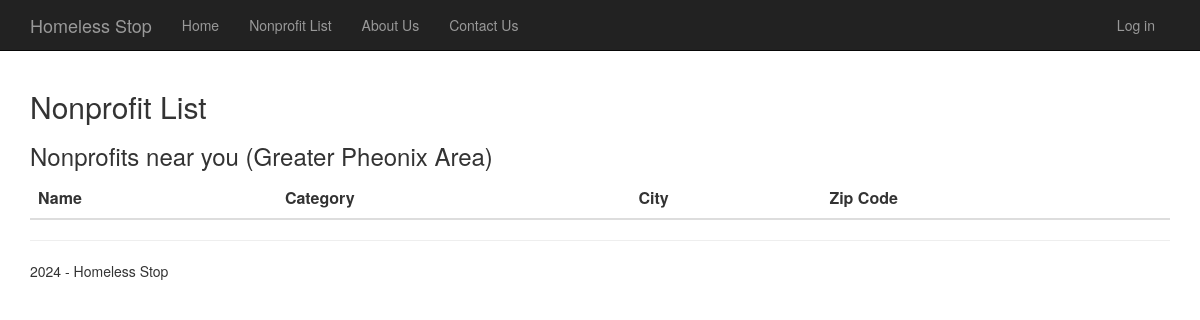
Page /nonprofitlist on the earlier database version.
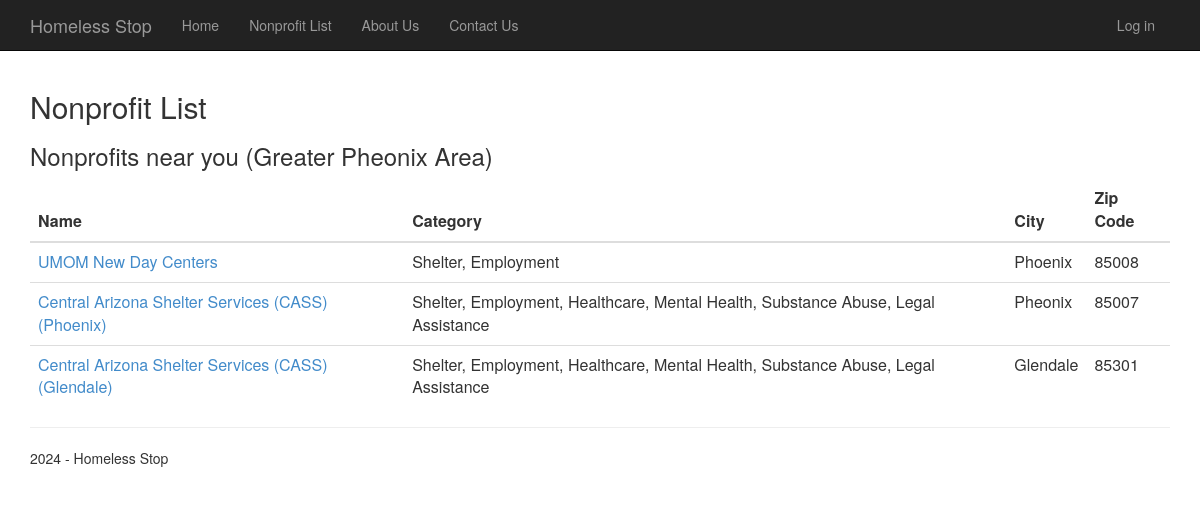
Same page on the later database version.
### app/models.py (models this page shows, shortened)
class Nonprofit(models.Model):
    name = models.CharField(max_length=50)
    type = models.CharField(max_length=500, blank=True, null=True)
    email = models.EmailField(unique=False)
    phone_number = models.CharField(max_length=20, blank=True, null=True)
    address = models.CharField(max_length=255, blank=True, null=True)
    city = models.CharField(max_length=100, blank=True, null=True)
    state = models.CharField(max_length=100, blank=True, null=True)
    zip_code = models.CharField(max_length=10, blank=True, null=True)
    country = models.CharField(max_length=100, blank=True, null=True)
    website = models.CharField(max_length=100, blank=True, null=True)
    created_at = models.DateTimeField(auto_now_add=True)
    updated_at = models.DateTimeField(auto_now=True)

### app/views.py (the view)
# urls.py: path('nonprofitlist', views.nonprofitlist, name='nonprofitlist'),
def nonprofitlist(request):
    assert isinstance(request, HttpRequest)
    nonprofits = Nonprofit.objects.all()
    return render(
        request,
        'app/nonprofitlist.html',
        {
            'title':'Nonprofit List',
            'message':'Your application description page.',
            'year':datetime.now().year,
            'nonprofits':nonprofits,
        }
    )

### app/templates/app/nonprofitlist.html
﻿{% extends "app/layout.html" %}
{% block content %}
<h2>{{ title }}</h2>
<h3>Nonprofits near you (Greater Pheonix Area)</h3>
<table id="nonprofitTable" class="table">
    <thead>
        <tr>
            <th> Name </th>
            <th> Category</th>
            <th> City </th>
            <th> Zip Code </th>
        </tr>
    </thead>
    <tbody>
        {% for nonprofit in nonprofits %}
        <tr>
            <td class="col-1">
               <a href="nonprofitdetails/{{nonprofit.id}}"> {{ nonprofit.name }} </a>
            </td>
            <td class="col-1">
                {{ nonprofit.type }}
            </td>
            <td class="col-1">
                {{ nonprofit.city }}
            </td>
            <td class="col-1">
                {{ nonprofit.zip_code }}
            </td>
        </tr>
        {% endfor %}
    </tbody>
</table>
    {% endblock %}

### app/templates/app/layout.html (shortened to what this page needs)
<!DOCTYPE html>
<html>
<head>
    {% load static %}
    <link rel="stylesheet" type="text/css" href="{% static 'app/content/bootstrap.min.css' %}" />
    <link rel="stylesheet" type="text/css" href="{% static 'app/content/site.css' %}" />
    <link rel="stylesheet" href="https://cdn.datatables.net/1.13.6/css/jquery.dataTables.min.css">
</head>
<body>
    <div class="navbar navbar-inverse navbar-fixed-top">
        <div class="container">
            <div class="navbar-header">
                <a href="/" class="navbar-brand">Homeless Stop</a>
            </div>
            <div class="navbar-collapse collapse">
                <ul class="nav navbar-nav">
                    <li><a href="{% url 'home' %}">Home</a></li>
                    <li><a href="{% url 'nonprofitlist' %}">Nonprofit List</a></li>
                    <li><a href="{% url 'about' %}">About Us</a></li>
                    <li><a href="{% url 'contact' %}">Contact Us</a></li>
                </ul>
                {% include 'app/loginpartial.html' %}
            </div>
        </div>
    </div>
    <div class="container body-content">
        {% block content %}{% endblock %}
        <hr />
        <footer>
            <p> {{ year }} - Homeless Stop</p>
        </footer>
    </div>
</body>
</html>

### app/templates/app/loginpartial.html
{% if user.is_authenticated %}
<form id="logoutForm" action="/logout/" method="post" class="navbar-right">
    {% csrf_token %}
    <ul class="nav navbar-nav navbar-right">
        <li><span class="navbar-brand">Hello {{ user.username }}!</span></li>
        <li><a href="javascript:document.getElementById('logoutForm').submit()">Log off</a></li>
    </ul>
</form>
{% else %}
<ul class="nav navbar-nav navbar-right">
    <li><a href="{% url 'login' %}">Log in</a></li>
</ul>
{% endif %}

### app/static/app/content/site.css (style rules this page uses)
body { padding-top: 50px; padding-bottom: 20px; }
.body-content { padding-left: 15px; padding-right: 15px; }

Differences in the rows shown:
added Nonprofit: name "UMOM New Day Centers", type "Shelter, Employment", city "Phoenix", zip_code "85008"
added Nonprofit: name "Central Arizona Shelter Services (CASS) (Phoenix)", type "Shelter, Employment, Healthcare, Mental Health, Substance Abuse, Legal Assistance", city "Pheonix", zip_code "85007"
added Nonprofit: name "Central Arizona Shelter Services (CASS) (Glendale)", type "Shelter, Employment, Healthcare, Mental Health, Substance Abuse, Legal Assistance", city "Glendale", zip_code "85301"
